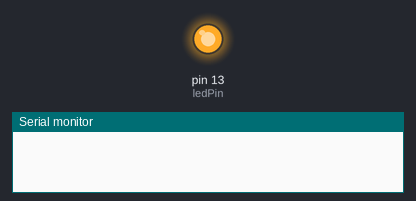
The sketch below on a simulated Arduino Uno, built with avr-gcc and run on an emulated ATmega328P. Shown: output pins drawn as LEDs (lit = HIGH), the last lines printed to the serial monitor.

Above: at 1.1 s.
At 4.3 s:
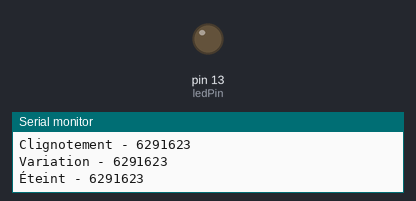
Timing chart, 0 to 7.1 s (numbered marks = the images above):
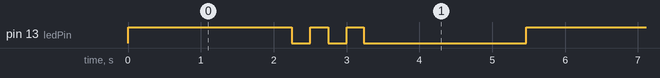

Measured:
- by itself, pin 13 (ledPin): repeats every 5.5 s: HIGH 0.25 s, LOW 0.25 s, HIGH 0.23 s, LOW 2.2 s, HIGH 2.3 s, LOW 0.25 s
- by itself, everything shown: repeats every 5.5 s, in 6 steps

The sketch:

0sx_labo_01.ino
```cpp
const int ledPin = 13;       //Initialise la position de la LED à 13
const int blinkDelay = 250;  //Met le délais du clignottement à 250ms
const int fadeDelay = 9;     //Met le délais de la variation à 9ms

enum Etat { ALLUME, CLIGNOTEMENT, VARIATION, ETEINT };
Etat etatActuel = ALLUME;

void setup() {
  pinMode(ledPin, OUTPUT);     //Informe la LED quelle est un Output
  Serial.begin(9600);          //Fréquence
  digitalWrite(ledPin, HIGH);  //Met l'état de la LED en high
}

void loop() {
  allume();  //Fonction qui allume la LED

  clignotement();  //Fonction qui fait clignoter la LED

  variation();  //Fonction qui fait varier l'intensité de la LED

  eteint();  //Fonction qui eteint la LED
}

void changerEtat(Etat nouvelEtat) {
  etatActuel = nouvelEtat; //Change l'état actuel en un nouvel état
  envoyerMessageEtat();
}

void envoyerMessageEtat() {
  switch (etatActuel) {
    case ALLUME:
      Serial.println("Allumé - 6291623");  //Affiche l'état et le numéro de DA
      break;

    case CLIGNOTEMENT:
      Serial.println("Clignotement - 6291623");  //Affiche l'état et le numéro de DA
      break;

    case VARIATION:
      Serial.println("Variation - 6291623");  //Affiche l'état et le numéro de DA
      break;

    case ETEINT:
      Serial.println("Éteint - 6291623");  //Affiche l'état et le numéro de DA
      break;
  }
}

//Finis
void allume() {
  digitalWrite(ledPin, HIGH);  //Allume la LED
  delay(2000);                 //Délais de 2 secondes
  changerEtat(CLIGNOTEMENT);   //Change l'état de la LED à Clignotement
}

//Finis ?
void clignotement() {
  for (int i = 0; i < 2; ++i) {  //Va repeter la boucle 3 fois avant d'arrêter
    digitalWrite(ledPin, HIGH);  //Allume la led
    delay(blinkDelay);           //Delais de 500ms
    digitalWrite(ledPin, LOW);   //Eteind la led
    delay(blinkDelay);           //Délais de 500ms
  }
  changerEtat(VARIATION);  //Change l'état de la LED à Variation
}

//Finis ?
void variation() {
  for (int i = 255; i >= 0; i -= 5) {  //Boucle qui réduit l'intensité de la LED
    analogWrite(ledPin, i);            //intensité de la LED
    delay(fadeDelay);                  //Délais de 500ms
  }
  changerEtat(ETEINT);  //Change l'état de la LED à Éteint
}

//Finis
void eteint() {
  digitalWrite(ledPin, LOW);  //Éteint la LED
  delay(2000);                //Applique un délai de 2 secondes
  changerEtat(ALLUME);        //Change l'état de la LED à Allumé
}
```
